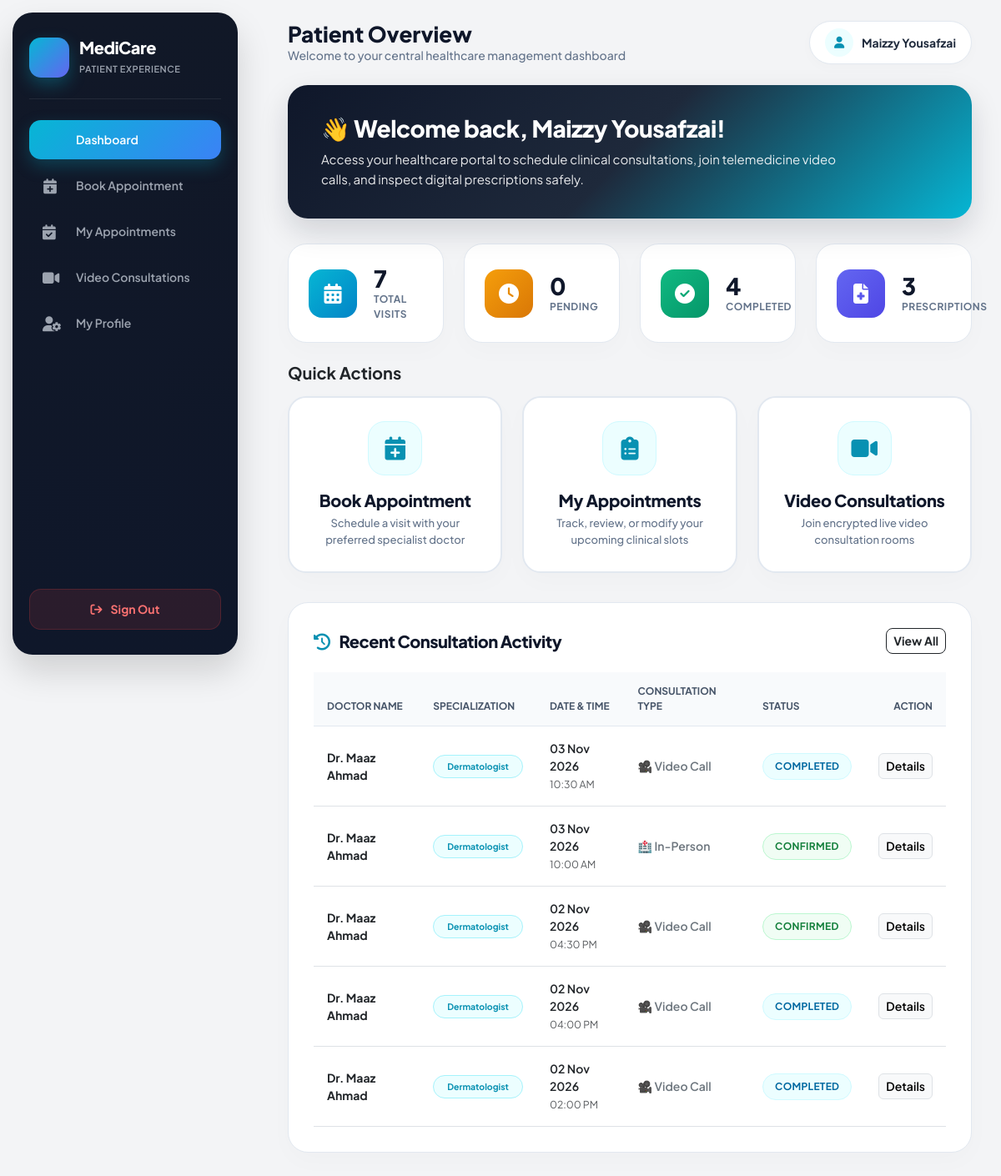
The app's page /patient/dashboard.php (signed in), older data.
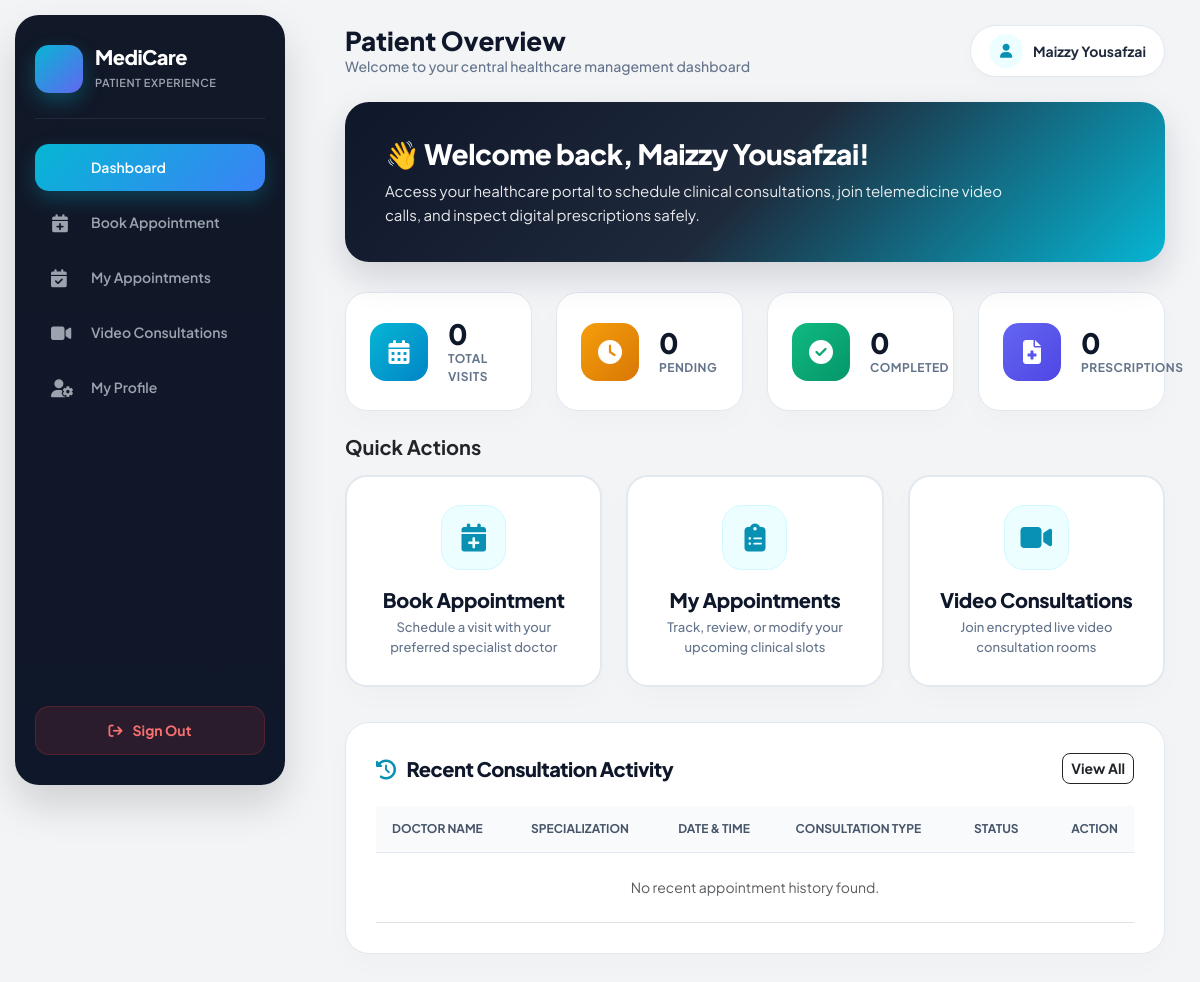
The same page, newer data.
### tables this page shows
CREATE TABLE `appointments` (
  `id` int(11) NOT NULL,
  `patient_name` varchar(100) DEFAULT NULL,
  `patient_id` int(11) NOT NULL,
  `doctor_id` int(11) NOT NULL,
  `appointment_date` date NOT NULL,
  `appointment_time` time NOT NULL,
  `status` enum('pending','confirmed','cancelled','completed') DEFAULT 'pending',
  `type` enum('in-person','video-call') DEFAULT 'in-person',
  `notes` text DEFAULT NULL,
  `created_at` timestamp NOT NULL DEFAULT current_timestamp(),
  `consultation_type` varchar(50) DEFAULT 'Video Call',
  `time_slot` varchar(50) DEFAULT '10:00 AM - 10:30 AM',
  `symptoms` text DEFAULT NULL,
  `doctor_name` varchar(255) DEFAULT NULL,
  `disease` text DEFAULT NULL
);

CREATE TABLE `users` (
  `id` int(11) NOT NULL,
  `fullname` varchar(100) NOT NULL,
  `email` varchar(100) NOT NULL,
  `phone` varchar(20) DEFAULT NULL,
  `password` varchar(255) NOT NULL,
  `role` enum('patient','doctor','admin') NOT NULL,
  `status` enum('active','pending','blocked') DEFAULT 'active',
  `created_at` timestamp NOT NULL DEFAULT current_timestamp(),
  `specialization` varchar(255) DEFAULT NULL
);

CREATE TABLE `doctors` (
  `id` int(11) NOT NULL,
  `user_id` int(11) NOT NULL,
  `specialization` varchar(100) DEFAULT NULL,
  `qualification` varchar(100) DEFAULT NULL,
  `experience` int(11) DEFAULT NULL,
  `status` enum('active','pending') DEFAULT 'pending',
  `fee` decimal(10,2) DEFAULT 0.00
);

### patient/dashboard.php (the view, shortened to what this page needs)
<?php
include '../db/connection.php';
$patient_id = intval($_SESSION['user_id']);
$total_query     = mysqli_query($conn, "SELECT COUNT(*) as cnt FROM appointments WHERE patient_id = $patient_id");
$pending_query   = mysqli_query($conn, "SELECT COUNT(*) as cnt FROM appointments WHERE patient_id = $patient_id AND status = 'pending'");
$completed_query = mysqli_query($conn, "SELECT COUNT(*) as cnt FROM appointments WHERE patient_id = $patient_id AND status = 'completed'");
$pres_query      = mysqli_query($conn, "SELECT COUNT(*) as cnt FROM prescriptions WHERE patient_id = $patient_id");
$total     = mysqli_fetch_assoc($total_query)['cnt'] ?? 0;
$pending   = mysqli_fetch_assoc($pending_query)['cnt'] ?? 0;
$completed = mysqli_fetch_assoc($completed_query)['cnt'] ?? 0;
$pres_cnt  = mysqli_fetch_assoc($pres_query)['cnt'] ?? 0;
$recent_apt_query = "SELECT a.*, u.fullname as doctor_name, d.specialization
                     FROM appointments a
                     JOIN users u ON a.doctor_id = u.id
                     LEFT JOIN doctors d ON a.doctor_id = d.user_id
                     WHERE a.patient_id = $patient_id
                     ORDER BY a.appointment_date DESC, a.appointment_time DESC
                     LIMIT 5";
$recent_apts = mysqli_query($conn, $recent_apt_query);
?>
<!DOCTYPE html>
<html lang="en">
<head>
    <link href="https://cdn.jsdelivr.net/npm/bootstrap@5.3.0/dist/css/bootstrap.min.css" rel="stylesheet">
    <link href="https://cdnjs.cloudflare.com/ajax/libs/font-awesome/6.4.0/css/all.min.css" rel="stylesheet">
</head>
<body>
<div class="sidebar">
    <div>
        <div class="brand-box">
            <div class="brand-icon">
            </div>
            <div>
                <h1 class="brand-title">MediCare</h1>
                <span class="brand-subtitle">Patient Experience</span>
            </div>
        </div>
        <div class="nav-menu">
            <a href="dashboard.php" class="nav-item-link active">
                <i class="fas fa-grid-2 me-1"></i> Dashboard
            </a>
            <a href="book_appointment.php" class="nav-item-link">
                <i class="fas fa-calendar-plus me-1"></i> Book Appointment
            </a>
            <a href="my_appointments.php" class="nav-item-link">
                <i class="fas fa-calendar-check me-1"></i> My Appointments
            </a>
            <a href="video_call.php" class="nav-item-link">
                <i class="fas fa-video me-1"></i> Video Consultations
            </a>
            <a href="profile.php" class="nav-item-link">
                <i class="fas fa-user-gear me-1"></i> My Profile
            </a>
        </div>
    </div>
    <div>
        <a href="../logout.php" class="btn-logout-sidebar">
            <i class="fas fa-arrow-right-from-bracket"></i> Sign Out
        </a>
    </div>
</div>
<div class="workspace">
    <div class="header-bar">
        <div class="header-title">
            <h4>Patient Overview</h4>
            <p>Welcome to your central healthcare management dashboard</p>
        </div>
        <div class="user-pill">
            <div class="avatar-circle"><i class="fas fa-user"></i></div>
            <span><?php echo htmlspecialchars($_SESSION['user_name']); ?></span>
        </div>
    </div>
    <div class="welcome-card">
        <h4>👋 Welcome back, <?php echo htmlspecialchars($_SESSION['user_name']); ?>!</h4>
        <p>Access your healthcare portal to schedule clinical consultations, join telemedicine video calls, and inspect digital prescriptions safely.</p>
    </div>
    <div class="row g-4 mb-4">
        <div class="col-md-3">
            <div class="stat-card">
                <div class="stat-icon" style="background: linear-gradient(135deg, #06b6d4, #0284c7);">
                    <i class="fas fa-calendar-alt"></i>
                </div>
                <div class="stat-info">
                    <h3><?php echo $total; ?></h3>
                    <p>Total Visits</p>
                </div>
            </div>
        </div>
        <div class="col-md-3">
            <div class="stat-card">
                <div class="stat-icon" style="background: linear-gradient(135deg, #f59e0b, #d97706);">
                    <i class="fas fa-clock"></i>
                </div>
                <div class="stat-info">
                    <h3><?php echo $pending; ?></h3>
                    <p>Pending</p>
                </div>
            </div>
        </div>
        <div class="col-md-3">
            <div class="stat-card">
                <div class="stat-icon" style="background: linear-gradient(135deg, #10b981, #059669);">
                    <i class="fas fa-check-circle"></i>
                </div>
                <div class="stat-info">
                    <h3><?php echo $completed; ?></h3>
                    <p>Completed</p>
                </div>
            </div>
        </div>
        <div class="col-md-3">
            <div class="stat-card">
                <div class="stat-icon" style="background: linear-gradient(135deg, #6366f1, #4f46e5);">
                    <i class="fas fa-file-medical"></i>
                </div>
                <div class="stat-info">
                    <h3><?php echo $pres_cnt; ?></h3>
                    <p>Prescriptions</p>
                </div>
            </div>
        </div>
    </div>
    <h5 class="fw-bold mb-3 text-dark">Quick Actions</h5>
    <div class="row g-4">
        <div class="col-md-4">
            <a href="book_appointment.php" class="action-card">
                <div class="action-icon-box">
                    <i class="fas fa-calendar-plus"></i>
                </div>
                <h5>Book Appointment</h5>
                <p>Schedule a visit with your preferred specialist doctor</p>
            </a>
        </div>
        <div class="col-md-4">
            <a href="my_appointments.php" class="action-card">
                <div class="action-icon-box">
                    <i class="fas fa-clipboard-list"></i>
                </div>
                <h5>My Appointments</h5>
                <p>Track, review, or modify your upcoming clinical slots</p>
            </a>
        </div>
        <div class="col-md-4">
            <a href="video_call.php" class="action-card">
                <div class="action-icon-box">
                    <i class="fas fa-video"></i>
                </div>
                <h5>Video Consultations</h5>
                <p>Join encrypted live video consultation rooms</p>
            </a>
        </div>
    </div>
    <div class="activity-card">
        <div class="activity-card-header">
            <h5><i class="fas fa-history text-cyan me-2"></i> Recent Consultation Activity</h5>
            <a href="my_appointments.php" class="btn btn-sm btn-outline-dark fw-bold rounded-3 fs-7">View All</a>
        </div>
        <div class="table-responsive">
            <table class="table align-middle mb-0">
                <thead>
                    <tr>
                        <th>Doctor Name</th>
                        <th>Specialization</th>
                        <th>Date & Time</th>
                        <th>Consultation Type</th>
                        <th>Status</th>
                        <th style="text-align: right;">Action</th>
                    </tr>
                </thead>
                <tbody>
                    <?php if (mysqli_num_rows($recent_apts) == 0): ?>
                        <tr>
                            <td colspan="6" class="text-center text-muted py-4">No recent appointment history found.</td>
                        </tr>
                    <?php else: ?>
                        <?php while ($apt = mysqli_fetch_assoc($recent_apts)):
                            $spec_text = !empty($apt['specialization']) ? $apt['specialization'] : 'Dermatologist';
                        ?>
                            <tr>
                                <td class="fw-bold text-dark">Dr. <?php echo htmlspecialchars($apt['doctor_name']); ?></td>
                                <td>
                                    <span class="badge bg-cyan-subtle text-cyan fw-bold border border-cyan-subtle px-3 py-2 rounded-pill">
                                        <?php echo htmlspecialchars($spec_text); ?>
                                    </span>
                                </td>
                                <td>
                                    <div class="fw-semibold text-dark"><?php echo date('d M Y', strtotime($apt['appointment_date'])); ?></div>
                                    <small class="text-muted"><?php echo date('h:i A', strtotime($apt['appointment_time'])); ?></small>
                                </td>
                                <td>
                                    <span class="fw-semibold text-secondary">
                                        <?php echo ($apt['type'] === 'video-call') ? '🎥 Video Call' : '🏥 In-Person'; ?>
                                    </span>
                                </td>
                                <td>
                                    <span class="status-badge status-<?php echo strtolower($apt['status']); ?>">
                                        <?php echo htmlspecialchars($apt['status']); ?>
                                    </span>
                                </td>
                                <td class="text-end">
                                    <a href="my_appointments.php" class="btn btn-sm btn-light border fw-semibold rounded-2">
                                        Details
                                    </a>
                                </td>
                            </tr>
                        <?php endwhile; ?>
                    <?php endif; ?>
                </tbody>
            </table>
        </div>
    </div>
</div>
</body>
</html>

Row changes from the older to the newer data that the page shows:
removed appointments: doctor.fullname "Maaz Ahmad", doctors.specialization "Dermatologist", appointment_date "03 Nov 2026", appointment_time "10:30 AM", type "🎥 Video Call", status "COMPLETED"
removed appointments: doctor.fullname "Maaz Ahmad", doctors.specialization "Dermatologist", appointment_date "03 Nov 2026", appointment_time "10:00 AM", type "🏥 In-Person", status "CONFIRMED"
removed appointments: doctor.fullname "Maaz Ahmad", doctors.specialization "Dermatologist", appointment_date "02 Nov 2026", appointment_time "04:30 PM", type "🎥 Video Call", status "CONFIRMED"
removed appointments: doctor.fullname "Maaz Ahmad", doctors.specialization "Dermatologist", appointment_date "02 Nov 2026", appointment_time "04:00 PM", type "🎥 Video Call", status "COMPLETED"
removed appointments: doctor.fullname "Maaz Ahmad", doctors.specialization "Dermatologist", appointment_date "02 Nov 2026", appointment_time "02:00 PM", type "🎥 Video Call", status "COMPLETED"
Text that changed along with them:
$total: "7" → "0"
$completed: "4" → "0"
$pres_cnt: "3" → "0"
text now shown: "No recent appointment history found."
